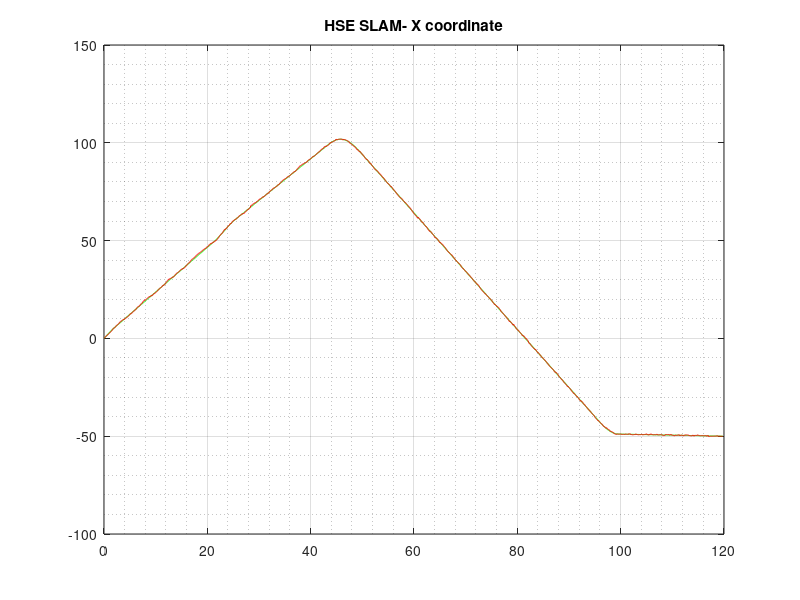
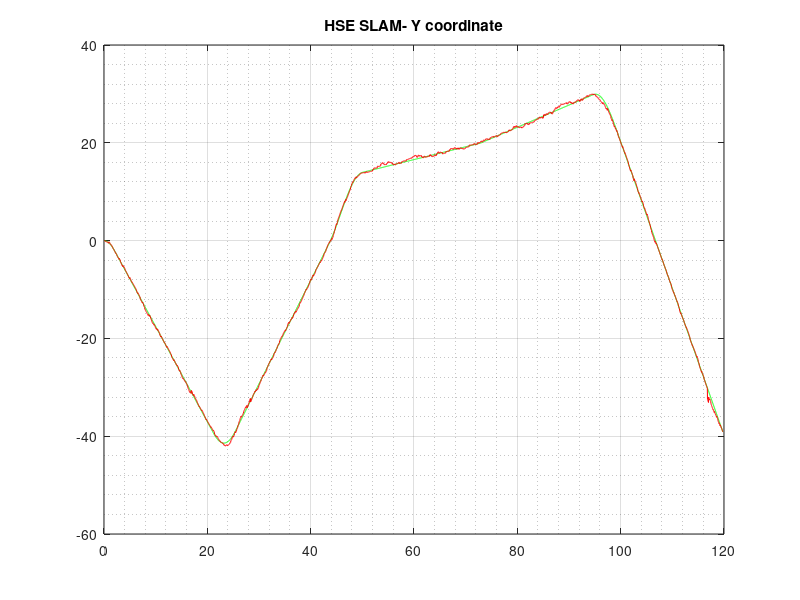
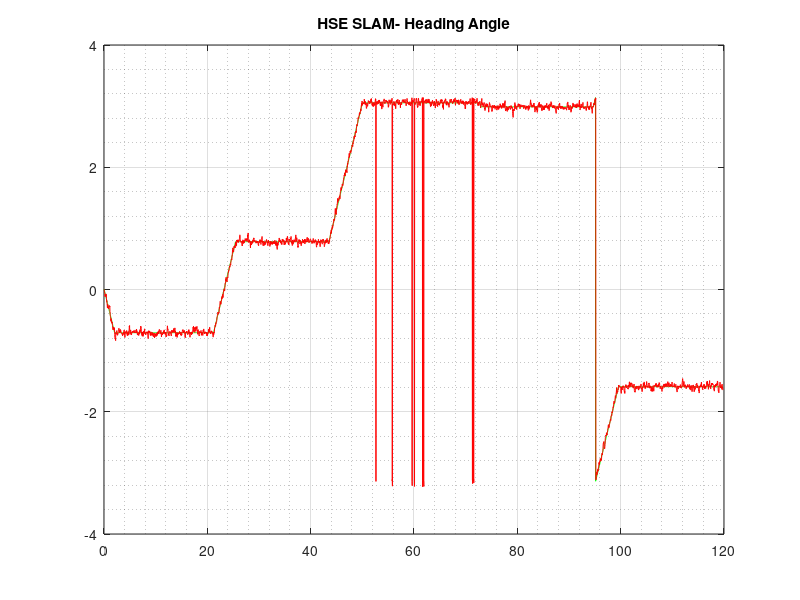

MATLAB code for these plots, in order:
load('output.mat')
path = output.path;
tpath = output.true;
tm = output.i;
t = 0.025*(1:tm);

delta = tpath(1,:) - path(1,:);
errX = sqrt(delta*delta'/size(delta,2));
figure;
plot(t, tpath(1,:), 'g', t, path(1,:), 'r');
title('HSE SLAM- X coordinate');
grid on;
grid minor;

delta = tpath(2,:) - path(2,:);
errY = sqrt(delta*delta'/size(delta,2));
figure;
plot(t, tpath(2,:), 'g', t, path(2,:), 'r');
title('HSE SLAM- Y coordinate');
grid on;
grid minor;

delta = tpath(3,:) - path(3,:);
errQ = sqrt(delta*delta'/size(delta,2));
figure;
plot(t, tpath(3,:), 'g', t, path(3,:), 'r');
title('HSE SLAM- Heading Angle');
grid on;
grid minor;

disp(strcat('mean square error in X = ', num2str(errX)));
disp(strcat('mean square error in Y = ', num2str(errY)));
disp(strcat('mean square error in theta = ', num2str(errQ)));